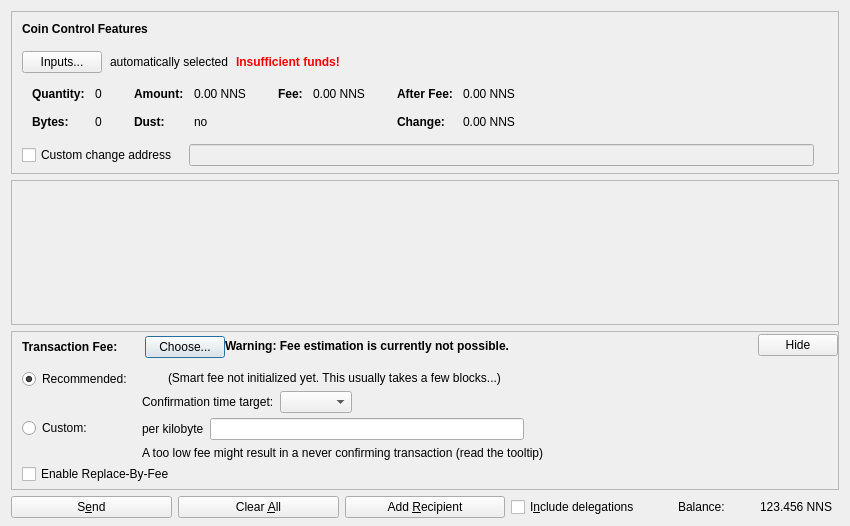
<?xml version="1.0" encoding="UTF-8"?>
<ui version="4.0">
 <class>SendCoinsDialog</class>
 <widget class="QDialog" name="SendCoinsDialog">
  <property name="geometry">
   <rect>
    <x>0</x>
    <y>0</y>
    <width>850</width>
    <height>526</height>
   </rect>
  </property>
  <property name="windowTitle">
   <string>Send Coins</string>
  </property>
  <layout class="QVBoxLayout" name="verticalLayout" stretch="0,1,0,0">
   <property name="bottomMargin">
    <number>8</number>
   </property>
   <item>
    <widget class="QFrame" name="frameCoinControl">
     <property name="sizePolicy">
      <sizepolicy hsizetype="Expanding" vsizetype="Expanding">
       <horstretch>0</horstretch>
       <verstretch>0</verstretch>
      </sizepolicy>
     </property>
     <property name="maximumSize">
      <size>
       <width>16777215</width>
       <height>16777215</height>
      </size>
     </property>
     <property name="frameShape">
      <enum>QFrame::StyledPanel</enum>
     </property>
     <property name="frameShadow">
      <enum>QFrame::Sunken</enum>
     </property>
     <layout class="QVBoxLayout" name="verticalLayoutCoinControl2">
      <property name="spacing">
       <number>0</number>
      </property>
      <property name="leftMargin">
       <number>0</number>
      </property>
      <property name="topMargin">
       <number>0</number>
      </property>
      <property name="rightMargin">
       <number>0</number>
      </property>
      <property name="bottomMargin">
       <number>6</number>
      </property>
      <item>
       <layout class="QVBoxLayout" name="verticalLayoutCoinControl" stretch="0,0,0,0,1">
        <property name="spacing">
         <number>0</number>
        </property>
        <property name="leftMargin">
         <number>10</number>
        </property>
        <property name="topMargin">
         <number>10</number>
        </property>
        <item>
         <layout class="QHBoxLayout" name="horizontalLayoutCoinControl1">
          <property name="bottomMargin">
           <number>15</number>
          </property>
          <item>
           <widget class="QLabel" name="labelCoinControlFeatures">
            <property name="sizePolicy">
             <sizepolicy hsizetype="Preferred" vsizetype="Maximum">
              <horstretch>0</horstretch>
              <verstretch>0</verstretch>
             </sizepolicy>
            </property>
            <property name="font">
             <font>
              <weight>75</weight>
              <bold>true</bold>
             </font>
            </property>
            <property name="styleSheet">
             <string notr="true">font-weight:bold;</string>
            </property>
            <property name="text">
             <string>Coin Control Features</string>
            </property>
           </widget>
          </item>
         </layout>
        </item>
        <item>
         <layout class="QHBoxLayout" name="horizontalLayoutCoinControl2" stretch="0,0,0,0">
          <property name="spacing">
           <number>8</number>
          </property>
          <property name="bottomMargin">
           <number>10</number>
          </property>
          <item>
           <widget class="QPushButton" name="pushButtonCoinControl">
            <property name="styleSheet">
             <string notr="true"/>
            </property>
            <property name="text">
             <string>Inputs...</string>
            </property>
            <property name="autoDefault">
             <bool>false</bool>
            </property>
           </widget>
          </item>
          <item>
           <widget class="QLabel" name="labelCoinControlAutomaticallySelected">
            <property name="text">
             <string>automatically selected</string>
            </property>
            <property name="margin">
             <number>5</number>
            </property>
           </widget>
          </item>
          <item>
           <widget class="QLabel" name="labelCoinControlInsuffFunds">
            <property name="font">
             <font>
              <weight>75</weight>
              <bold>true</bold>
             </font>
            </property>
            <property name="styleSheet">
             <string notr="true">color:red;font-weight:bold;</string>
            </property>
            <property name="text">
             <string>Insufficient funds!</string>
            </property>
            <property name="margin">
             <number>5</number>
            </property>
           </widget>
          </item>
          <item>
           <spacer name="horizontalSpacerCoinControl">
            <property name="orientation">
             <enum>Qt::Horizontal</enum>
            </property>
            <property name="sizeHint" stdset="0">
             <size>
              <width>40</width>
              <height>1</height>
             </size>
            </property>
           </spacer>
          </item>
         </layout>
        </item>
        <item>
         <widget class="QWidget" name="widgetCoinControl" native="true">
          <property name="sizePolicy">
           <sizepolicy hsizetype="Preferred" vsizetype="Preferred">
            <horstretch>0</horstretch>
            <verstretch>0</verstretch>
           </sizepolicy>
          </property>
          <property name="minimumSize">
           <size>
            <width>0</width>
            <height>0</height>
           </size>
          </property>
          <property name="styleSheet">
           <string notr="true"/>
          </property>
          <layout class="QHBoxLayout" name="horizontalLayoutCoinControl5">
           <property name="leftMargin">
            <number>0</number>
           </property>
           <property name="topMargin">
            <number>0</number>
           </property>
           <property name="rightMargin">
            <number>0</number>
           </property>
           <property name="bottomMargin">
            <number>0</number>
           </property>
           <item>
            <layout class="QHBoxLayout" name="horizontalLayoutCoinControl3" stretch="0,0,0,1">
             <property name="spacing">
              <number>20</number>
             </property>
             <property name="topMargin">
              <number>0</number>
             </property>
             <property name="bottomMargin">
              <number>10</number>
             </property>
             <item>
              <layout class="QFormLayout" name="formLayoutCoinControl1">
               <property name="horizontalSpacing">
                <number>10</number>
               </property>
               <property name="verticalSpacing">
                <number>14</number>
               </property>
               <property name="leftMargin">
                <number>10</number>
               </property>
               <property name="topMargin">
                <number>4</number>
               </property>
               <property name="rightMargin">
                <number>6</number>
               </property>
               <item row="0" column="0">
                <widget class="QLabel" name="labelCoinControlQuantityText">
                 <property name="font">
                  <font>
                   <weight>75</weight>
                   <bold>true</bold>
                  </font>
                 </property>
                 <property name="text">
                  <string>Quantity:</string>
                 </property>
                 <property name="margin">
                  <number>0</number>
                 </property>
                </widget>
               </item>
               <item row="0" column="1">
                <widget class="QLabel" name="labelCoinControlQuantity">
                 <property name="cursor">
                  <cursorShape>IBeamCursor</cursorShape>
                 </property>
                 <property name="contextMenuPolicy">
                  <enum>Qt::ActionsContextMenu</enum>
                 </property>
                 <property name="text">
                  <string notr="true">0</string>
                 </property>
                 <property name="margin">
                  <number>0</number>
                 </property>
                 <property name="textInteractionFlags">
                  <set>Qt::LinksAccessibleByMouse|Qt::TextSelectableByKeyboard|Qt::TextSelectableByMouse</set>
                 </property>
                </widget>
               </item>
               <item row="1" column="0">
                <widget class="QLabel" name="labelCoinControlBytesText">
                 <property name="font">
                  <font>
                   <weight>75</weight>
                   <bold>true</bold>
                  </font>
                 </property>
                 <property name="text">
                  <string>Bytes:</string>
                 </property>
                </widget>
               </item>
               <item row="1" column="1">
                <widget class="QLabel" name="labelCoinControlBytes">
                 <property name="cursor">
                  <cursorShape>IBeamCursor</cursorShape>
                 </property>
                 <property name="contextMenuPolicy">
                  <enum>Qt::ActionsContextMenu</enum>
                 </property>
                 <property name="text">
                  <string notr="true">0</string>
                 </property>
                 <property name="textInteractionFlags">
                  <set>Qt::LinksAccessibleByMouse|Qt::TextSelectableByKeyboard|Qt::TextSelectableByMouse</set>
                 </property>
                </widget>
               </item>
              </layout>
             </item>
             <item>
              <layout class="QFormLayout" name="formLayoutCoinControl2">
               <property name="horizontalSpacing">
                <number>10</number>
               </property>
               <property name="verticalSpacing">
                <number>14</number>
               </property>
               <property name="leftMargin">
                <number>6</number>
               </property>
               <property name="topMargin">
                <number>4</number>
               </property>
               <property name="rightMargin">
                <number>6</number>
               </property>
               <item row="0" column="0">
                <widget class="QLabel" name="labelCoinControlAmountText">
                 <property name="font">
                  <font>
                   <weight>75</weight>
                   <bold>true</bold>
                  </font>
                 </property>
                 <property name="text">
                  <string>Amount:</string>
                 </property>
                 <property name="margin">
                  <number>0</number>
                 </property>
                </widget>
               </item>
               <item row="0" column="1">
                <widget class="QLabel" name="labelCoinControlAmount">
                 <property name="cursor">
                  <cursorShape>IBeamCursor</cursorShape>
                 </property>
                 <property name="contextMenuPolicy">
                  <enum>Qt::ActionsContextMenu</enum>
                 </property>
                 <property name="text">
                  <string notr="true">0.00 NNS</string>
                 </property>
                 <property name="textInteractionFlags">
                  <set>Qt::LinksAccessibleByMouse|Qt::TextSelectableByKeyboard|Qt::TextSelectableByMouse</set>
                 </property>
                </widget>
               </item>
               <item row="1" column="0">
                <widget class="QLabel" name="labelCoinControlLowOutputText">
                 <property name="font">
                  <font>
                   <weight>75</weight>
                   <bold>true</bold>
                  </font>
                 </property>
                 <property name="text">
                  <string>Dust:</string>
                 </property>
                </widget>
               </item>
               <item row="1" column="1">
                <widget class="QLabel" name="labelCoinControlLowOutput">
                 <property name="cursor">
                  <cursorShape>IBeamCursor</cursorShape>
                 </property>
                 <property name="contextMenuPolicy">
                  <enum>Qt::ActionsContextMenu</enum>
                 </property>
                 <property name="text">
                  <string notr="true">no</string>
                 </property>
                 <property name="textInteractionFlags">
                  <set>Qt::LinksAccessibleByMouse|Qt::TextSelectableByKeyboard|Qt::TextSelectableByMouse</set>
                 </property>
                </widget>
               </item>
              </layout>
             </item>
             <item>
              <layout class="QFormLayout" name="formLayoutCoinControl3">
               <property name="horizontalSpacing">
                <number>10</number>
               </property>
               <property name="verticalSpacing">
                <number>14</number>
               </property>
               <property name="leftMargin">
                <number>6</number>
               </property>
               <property name="topMargin">
                <number>4</number>
               </property>
               <property name="rightMargin">
                <number>6</number>
               </property>
               <item row="0" column="0">
                <widget class="QLabel" name="labelCoinControlFeeText">
                 <property name="font">
                  <font>
                   <weight>75</weight>
                   <bold>true</bold>
                  </font>
                 </property>
                 <property name="text">
                  <string>Fee:</string>
                 </property>
                 <property name="margin">
                  <number>0</number>
                 </property>
                </widget>
               </item>
               <item row="0" column="1">
                <widget class="QLabel" name="labelCoinControlFee">
                 <property name="cursor">
                  <cursorShape>IBeamCursor</cursorShape>
                 </property>
                 <property name="contextMenuPolicy">
                  <enum>Qt::ActionsContextMenu</enum>
                 </property>
                 <property name="text">
                  <string notr="true">0.00 NNS</string>
                 </property>
                 <property name="textInteractionFlags">
                  <set>Qt::LinksAccessibleByMouse|Qt::TextSelectableByKeyboard|Qt::TextSelectableByMouse</set>
                 </property>
                </widget>
               </item>
              </layout>
             </item>
             <item>
              <layout class="QFormLayout" name="formLayoutCoinControl4">
               <property name="horizontalSpacing">
                <number>10</number>
               </property>
               <property name="verticalSpacing">
                <number>14</number>
               </property>
               <property name="leftMargin">
                <number>6</number>
               </property>
               <property name="topMargin">
                <number>4</number>
               </property>
               <property name="rightMargin">
                <number>6</number>
               </property>
               <item row="0" column="0">
                <widget class="QLabel" name="labelCoinControlAfterFeeText">
                 <property name="font">
                  <font>
                   <weight>75</weight>
                   <bold>true</bold>
                  </font>
                 </property>
                 <property name="text">
                  <string>After Fee:</string>
                 </property>
                 <property name="margin">
                  <number>0</number>
                 </property>
                </widget>
               </item>
               <item row="0" column="1">
                <widget class="QLabel" name="labelCoinControlAfterFee">
                 <property name="cursor">
                  <cursorShape>IBeamCursor</cursorShape>
                 </property>
                 <property name="contextMenuPolicy">
                  <enum>Qt::ActionsContextMenu</enum>
                 </property>
                 <property name="text">
                  <string notr="true">0.00 NNS</string>
                 </property>
                 <property name="textInteractionFlags">
                  <set>Qt::LinksAccessibleByMouse|Qt::TextSelectableByKeyboard|Qt::TextSelectableByMouse</set>
                 </property>
                </widget>
               </item>
               <item row="1" column="0">
                <widget class="QLabel" name="labelCoinControlChangeText">
                 <property name="font">
                  <font>
                   <weight>75</weight>
                   <bold>true</bold>
                  </font>
                 </property>
                 <property name="text">
                  <string>Change:</string>
                 </property>
                </widget>
               </item>
               <item row="1" column="1">
                <widget class="QLabel" name="labelCoinControlChange">
                 <property name="cursor">
                  <cursorShape>IBeamCursor</cursorShape>
                 </property>
                 <property name="contextMenuPolicy">
                  <enum>Qt::ActionsContextMenu</enum>
                 </property>
                 <property name="text">
                  <string notr="true">0.00 NNS</string>
                 </property>
                 <property name="textInteractionFlags">
                  <set>Qt::LinksAccessibleByMouse|Qt::TextSelectableByKeyboard|Qt::TextSelectableByMouse</set>
                 </property>
                </widget>
               </item>
              </layout>
             </item>
            </layout>
           </item>
          </layout>
         </widget>
        </item>
        <item>
         <layout class="QHBoxLayout" name="horizontalLayoutCoinControl4" stretch="0,0,0">
          <property name="spacing">
           <number>12</number>
          </property>
          <property name="sizeConstraint">
           <enum>QLayout::SetDefaultConstraint</enum>
          </property>
          <property name="topMargin">
           <number>5</number>
          </property>
          <property name="rightMargin">
           <number>5</number>
          </property>
          <item>
           <widget class="QCheckBox" name="checkBoxCoinControlChange">
            <property name="toolTip">
             <string>If this is activated, but the change address is empty or invalid, change will be sent to a newly generated address.</string>
            </property>
            <property name="text">
             <string>Custom change address</string>
            </property>
           </widget>
          </item>
          <item>
           <widget class="QValidatedLineEdit" name="lineEditCoinControlChange">
            <property name="enabled">
             <bool>false</bool>
            </property>
            <property name="sizePolicy">
             <sizepolicy hsizetype="Expanding" vsizetype="Fixed">
              <horstretch>0</horstretch>
              <verstretch>0</verstretch>
             </sizepolicy>
            </property>
           </widget>
          </item>
          <item>
           <widget class="QLabel" name="labelCoinControlChangeLabel">
            <property name="sizePolicy">
             <sizepolicy hsizetype="Preferred" vsizetype="Expanding">
              <horstretch>0</horstretch>
              <verstretch>0</verstretch>
             </sizepolicy>
            </property>
            <property name="minimumSize">
             <size>
              <width>0</width>
              <height>0</height>
             </size>
            </property>
            <property name="text">
             <string/>
            </property>
            <property name="margin">
             <number>3</number>
            </property>
           </widget>
          </item>
         </layout>
        </item>
        <item>
         <spacer name="verticalSpacerCoinControl">
          <property name="orientation">
           <enum>Qt::Vertical</enum>
          </property>
          <property name="sizeHint" stdset="0">
           <size>
            <width>800</width>
            <height>1</height>
           </size>
          </property>
         </spacer>
        </item>
       </layout>
      </item>
     </layout>
    </widget>
   </item>
   <item>
    <widget class="QScrollArea" name="scrollArea">
     <property name="widgetResizable">
      <bool>true</bool>
     </property>
     <widget class="QWidget" name="scrollAreaWidgetContents">
      <property name="geometry">
       <rect>
        <x>0</x>
        <y>0</y>
        <width>830</width>
        <height>104</height>
       </rect>
      </property>
      <layout class="QVBoxLayout" name="verticalLayout_2" stretch="0,1">
       <property name="leftMargin">
        <number>0</number>
       </property>
       <property name="topMargin">
        <number>0</number>
       </property>
       <property name="rightMargin">
        <number>0</number>
       </property>
       <property name="bottomMargin">
        <number>0</number>
       </property>
       <item>
        <layout class="QVBoxLayout" name="entries">
         <property name="spacing">
          <number>6</number>
         </property>
        </layout>
       </item>
       <item>
        <spacer name="verticalSpacer">
         <property name="orientation">
          <enum>Qt::Vertical</enum>
         </property>
         <property name="sizeHint" stdset="0">
          <size>
           <width>20</width>
           <height>40</height>
          </size>
         </property>
        </spacer>
       </item>
      </layout>
     </widget>
    </widget>
   </item>
   <item>
    <widget class="QFrame" name="frameFee">
     <property name="sizePolicy">
      <sizepolicy hsizetype="Expanding" vsizetype="Expanding">
       <horstretch>0</horstretch>
       <verstretch>0</verstretch>
      </sizepolicy>
     </property>
     <property name="maximumSize">
      <size>
       <width>16777215</width>
       <height>16777215</height>
      </size>
     </property>
     <property name="frameShape">
      <enum>QFrame::StyledPanel</enum>
     </property>
     <property name="frameShadow">
      <enum>QFrame::Sunken</enum>
     </property>
     <layout class="QVBoxLayout" name="verticalLayoutFee1">
      <property name="spacing">
       <number>0</number>
      </property>
      <property name="leftMargin">
       <number>0</number>
      </property>
      <property name="topMargin">
       <number>0</number>
      </property>
      <property name="rightMargin">
       <number>0</number>
      </property>
      <property name="bottomMargin">
       <number>0</number>
      </property>
      <item>
       <layout class="QVBoxLayout" name="verticalLayoutFee2" stretch="0,0,0">
        <property name="spacing">
         <number>0</number>
        </property>
        <property name="leftMargin">
         <number>10</number>
        </property>
        <property name="topMargin">
         <number>0</number>
        </property>
        <item>
         <layout class="QHBoxLayout" name="horizontalLayoutFee1">
          <property name="bottomMargin">
           <number>0</number>
          </property>
          <item>
           <layout class="QVBoxLayout" name="verticalLayoutFee7">
            <property name="spacing">
             <number>0</number>
            </property>
            <item>
             <spacer name="verticalSpacerSmartFee">
              <property name="orientation">
               <enum>Qt::Vertical</enum>
              </property>
              <property name="sizeType">
               <enum>QSizePolicy::Fixed</enum>
              </property>
              <property name="sizeHint" stdset="0">
               <size>
                <width>1</width>
                <height>4</height>
               </size>
              </property>
             </spacer>
            </item>
            <item>
             <layout class="QHBoxLayout" name="horizontalLayoutSmartFee">
              <property name="spacing">
               <number>10</number>
              </property>
              <item>
               <widget class="QLabel" name="labelFeeHeadline">
                <property name="sizePolicy">
                 <sizepolicy hsizetype="Preferred" vsizetype="Maximum">
                  <horstretch>0</horstretch>
                  <verstretch>0</verstretch>
                 </sizepolicy>
                </property>
                <property name="font">
                 <font>
                  <weight>75</weight>
                  <bold>true</bold>
                 </font>
                </property>
                <property name="styleSheet">
                 <string notr="true">font-weight:bold;</string>
                </property>
                <property name="text">
                 <string>Transaction Fee:</string>
                </property>
               </widget>
              </item>
              <item>
               <widget class="QLabel" name="labelFeeMinimized">
                <property name="text">
                 <string/>
                </property>
               </widget>
              </item>
              <item>
               <widget class="QPushButton" name="buttonChooseFee">
                <property name="text">
                 <string>Choose...</string>
                </property>
               </widget>
              </item>
             </layout>
            </item>
            <item>
             <spacer name="verticalSpacer_5">
              <property name="orientation">
               <enum>Qt::Vertical</enum>
              </property>
              <property name="sizeHint" stdset="0">
               <size>
                <width>1</width>
                <height>1</height>
               </size>
              </property>
             </spacer>
            </item>
           </layout>
          </item>
          <item>
           <widget class="QLabel" name="fallbackFeeWarningLabel">
            <property name="toolTip">
             <string>Using the fallbackfee can result in sending a transaction that will take several hours or days (or never) to confirm. Consider choosing your fee manually or wait until you have validated the complete chain.</string>
            </property>
            <property name="font">
            <font>
                <weight>75</weight>
                <bold>true</bold>
            </font>
            </property>
            <property name="text">
             <string>Warning: Fee estimation is currently not possible.</string>
            </property>
            <property name="wordWrap">
             <bool>false</bool>
            </property>
           </widget>
          </item>
          <item>
           <spacer name="horizontalSpacer_4">
            <property name="orientation">
             <enum>Qt::Horizontal</enum>
            </property>
            <property name="sizeType">
             <enum>QSizePolicy::MinimumExpanding</enum>
            </property>
            <property name="sizeHint" stdset="0">
             <size>
              <width>40</width>
              <height>20</height>
             </size>
            </property>
           </spacer>
          </item>
          <item>
           <widget class="QPushButton" name="buttonMinimizeFee">
            <property name="toolTip">
             <string>Hide transaction fee settings</string>
            </property>
            <property name="text">
             <string>Hide</string>
            </property>
           </widget>
          </item>
         </layout>
        </item>
        <item>
         <widget class="QFrame" name="frameFeeSelection">
          <layout class="QVBoxLayout" name="verticalLayoutFee12">
           <property name="spacing">
            <number>0</number>
           </property>
           <property name="leftMargin">
            <number>0</number>
           </property>
           <property name="topMargin">
            <number>0</number>
           </property>
           <property name="rightMargin">
            <number>0</number>
           </property>
           <property name="bottomMargin">
            <number>0</number>
           </property>
           <item>
            <layout class="QGridLayout" name="gridLayoutFee">
             <property name="topMargin">
              <number>10</number>
             </property>
             <property name="bottomMargin">
              <number>4</number>
             </property>
             <property name="horizontalSpacing">
              <number>10</number>
             </property>
             <property name="verticalSpacing">
              <number>4</number>
             </property>
             <item row="1" column="1">
              <layout class="QVBoxLayout" name="verticalLayoutFee8">
               <property name="spacing">
                <number>6</number>
               </property>
               <item>
                <layout class="QHBoxLayout" name="horizontalLayoutFee13">
                 <item>
                  <widget class="QLabel" name="labelCustomPerKilobyte">
                   <property name="toolTip">
                    <string>Specify a custom fee per kB (1,000 bytes) of the transaction's virtual size.

Note:  Since the fee is calculated on a per-byte basis, a fee of "100 satoshis per kB" for a transaction size of 500 bytes (half of 1 kB) would ultimately yield a fee of only 50 satoshis.</string>
                   </property>
                   <property name="text">
                    <string>per kilobyte</string>
                   </property>
                  </widget>
                 </item>
                 <item>
                  <widget class="BitcoinAmountField" name="customFee"/>
                 </item>
                 <item>
                  <spacer name="horizontalSpacer_6">
                   <property name="orientation">
                    <enum>Qt::Horizontal</enum>
                   </property>
                   <property name="sizeHint" stdset="0">
                    <size>
                     <width>1</width>
                     <height>1</height>
                    </size>
                   </property>
                  </spacer>
                 </item>
                </layout>
               </item>
               <item>
                <layout class="QHBoxLayout" name="horizontalLayoutFee8">
                 <item>
                  <widget class="QLabel" name="labelCustomFeeWarning">
                   <property name="enabled">
                    <bool>true</bool>
                   </property>
                   <property name="toolTip">
                    <string>When there is less transaction volume than space in the blocks, miners as well as relaying nodes may enforce a minimum fee. Paying only this minimum fee is just fine, but be aware that this can result in a never confirming transaction once there is more demand for bitcoin transactions than the network can process.</string>
                   </property>
                   <property name="text">
                    <string>A too low fee might result in a never confirming transaction (read the tooltip)</string>
                   </property>
                  </widget>
                 </item>
                 <item>
                  <spacer name="horizontalSpacer_2">
                   <property name="orientation">
                    <enum>Qt::Horizontal</enum>
                   </property>
                   <property name="sizeHint" stdset="0">
                    <size>
                     <width>1</width>
                     <height>1</height>
                    </size>
                   </property>
                  </spacer>
                 </item>
                </layout>
               </item>
              </layout>
             </item>
             <item row="0" column="0">
              <layout class="QVBoxLayout" name="verticalLayoutFee4" stretch="0,1">
               <item>
                <widget class="QRadioButton" name="radioSmartFee">
                 <property name="text">
                  <string>Recommended:</string>
                 </property>
                 <property name="checked">
                  <bool>true</bool>
                 </property>
                 <attribute name="buttonGroup">
                  <string notr="true">groupFee</string>
                 </attribute>
                </widget>
               </item>
               <item>
                <spacer name="verticalSpacer_2">
                 <property name="orientation">
                  <enum>Qt::Vertical</enum>
                 </property>
                 <property name="sizeHint" stdset="0">
                  <size>
                   <width>1</width>
                   <height>1</height>
                  </size>
                 </property>
                </spacer>
               </item>
              </layout>
             </item>
             <item row="1" column="0">
              <layout class="QVBoxLayout" name="verticalLayoutFee9" stretch="0,1">
               <item>
                <widget class="QRadioButton" name="radioCustomFee">
                 <property name="text">
                  <string>Custom:</string>
                 </property>
                 <attribute name="buttonGroup">
                  <string notr="true">groupFee</string>
                 </attribute>
                </widget>
               </item>
               <item>
                <spacer name="verticalSpacer_6">
                 <property name="orientation">
                  <enum>Qt::Vertical</enum>
                 </property>
                 <property name="sizeHint" stdset="0">
                  <size>
                   <width>1</width>
                   <height>1</height>
                  </size>
                 </property>
                </spacer>
               </item>
              </layout>
             </item>
             <item row="0" column="1">
              <layout class="QVBoxLayout" name="verticalLayoutFee3" stretch="0,0,1">
               <property name="spacing">
                <number>6</number>
               </property>
               <property name="topMargin">
                <number>2</number>
               </property>
               <item>
                <layout class="QHBoxLayout" name="horizontalLayoutFee12">
                 <item>
                  <widget class="QLabel" name="labelSmartFee">
                   <property name="text">
                    <string/>
                   </property>
                  </widget>
                 </item>
                 <item>
                  <widget class="QLabel" name="labelFeeEstimation">
                   <property name="text">
                    <string/>
                   </property>
                  </widget>
                 </item>
                 <item>
                  <widget class="QLabel" name="labelSmartFee2">
                   <property name="text">
                    <string>(Smart fee not initialized yet. This usually takes a few blocks...)</string>
                   </property>
                  </widget>
                 </item>
                 <item>
                  <spacer name="horizontalSpacer_5">
                   <property name="orientation">
                    <enum>Qt::Horizontal</enum>
                   </property>
                   <property name="sizeHint" stdset="0">
                    <size>
                     <width>1</width>
                     <height>1</height>
                    </size>
                   </property>
                  </spacer>
                 </item>
                </layout>
               </item>
               <item>
                <layout class="QHBoxLayout" name="horizontalLayoutFee9">
                 <item>
                  <layout class="QVBoxLayout" name="verticalLayoutFee6">
                   <item>
                    <widget class="QLabel" name="labelSmartFee3">
                     <property name="text">
                      <string>Confirmation time target:</string>
                     </property>
                    </widget>
                   </item>
                  </layout>
                 </item>
                 <item>
                  <layout class="QVBoxLayout" name="verticalLayoutFee5">
                   <property name="rightMargin">
                    <number>30</number>
                   </property>
                   <item>
                    <layout class="QHBoxLayout" name="horizontalLayoutConfTarget">
                     <property name="bottomMargin">
                      <number>0</number>
                     </property>
                     <item>
                      <widget class="QComboBox" name="confTargetSelector"/>
                     </item>
                     <item>
                      <spacer name="horizontalSpacerConfTarget">
                       <property name="orientation">
                        <enum>Qt::Horizontal</enum>
                       </property>
                       <property name="sizeHint" stdset="0">
                        <size>
                         <width>40</width>
                         <height>20</height>
                        </size>
                       </property>
                      </spacer>
                     </item>
                    </layout>
                   </item>
                  </layout>
                 </item>
                </layout>
               </item>
               <item>
                <spacer name="verticalSpacer_4">
                 <property name="orientation">
                  <enum>Qt::Vertical</enum>
                 </property>
                 <property name="sizeHint" stdset="0">
                  <size>
                   <width>1</width>
                   <height>1</height>
                  </size>
                 </property>
                </spacer>
               </item>
              </layout>
             </item>
            </layout>
           </item>
           <item>
            <widget class="QCheckBox" name="optInRBF">
             <property name="text">
              <string>Enable Replace-By-Fee</string>
             </property>
             <property name="toolTip">
              <string>With Replace-By-Fee (BIP-125) you can increase a transaction's fee after it is sent. Without this, a higher fee may be recommended to compensate for increased transaction delay risk.</string>
             </property>
            </widget>
           </item>
          </layout>
         </widget>
        </item>
        <item>
         <spacer name="verticalSpacerFee">
          <property name="orientation">
           <enum>Qt::Vertical</enum>
          </property>
          <property name="sizeHint" stdset="0">
           <size>
            <width>40</width>
            <height>5</height>
           </size>
          </property>
         </spacer>
        </item>
       </layout>
      </item>
     </layout>
    </widget>
   </item>
   <item>
    <layout class="QHBoxLayout" name="horizontalLayout">
     <item>
      <widget class="QPushButton" name="sendButton">
       <property name="minimumSize">
        <size>
         <width>150</width>
         <height>0</height>
        </size>
       </property>
       <property name="toolTip">
        <string>Confirm the send action</string>
       </property>
       <property name="text">
        <string>S&amp;end</string>
       </property>
       <property name="icon">
        <iconset resource="../bitcoin.qrc">
         <normaloff>:/icons/send</normaloff>:/icons/send</iconset>
       </property>
       <property name="autoDefault">
        <bool>false</bool>
       </property>
       <property name="default">
        <bool>false</bool>
       </property>
      </widget>
     </item>
     <item>
      <widget class="QPushButton" name="clearButton">
       <property name="sizePolicy">
        <sizepolicy hsizetype="Minimum" vsizetype="Fixed">
         <horstretch>0</horstretch>
         <verstretch>0</verstretch>
        </sizepolicy>
       </property>
       <property name="toolTip">
        <string>Clear all fields of the form.</string>
       </property>
       <property name="text">
        <string>Clear &amp;All</string>
       </property>
       <property name="icon">
        <iconset resource="../bitcoin.qrc">
         <normaloff>:/icons/remove</normaloff>:/icons/remove</iconset>
       </property>
       <property name="autoDefault">
        <bool>false</bool>
       </property>
      </widget>
     </item>
     <item>
      <widget class="QPushButton" name="addButton">
       <property name="toolTip">
        <string>Send to multiple recipients at once</string>
       </property>
       <property name="text">
        <string>Add &amp;Recipient</string>
       </property>
       <property name="icon">
        <iconset resource="../bitcoin.qrc">
         <normaloff>:/icons/add</normaloff>:/icons/add</iconset>
       </property>
       <property name="autoDefault">
        <bool>false</bool>
       </property>
      </widget>
     </item>
     <item>
      <widget class="QCheckBox" name="checkboxIncludeDelegations">
       <property name="toolTip">
        <string>When calculating the available balance, take into account delegations also. If unchecked, the available balance will reflect only the coins currently in the wallet.</string>
       </property>
       <property name="text">
        <string>I&amp;nclude delegations</string>
       </property>
      </widget>
     </item>
     <item>
      <layout class="QHBoxLayout" name="horizontalLayout_2">
       <property name="spacing">
        <number>3</number>
       </property>
       <item>
        <widget class="QLabel" name="labelBalanceName">
         <property name="sizePolicy">
          <sizepolicy hsizetype="Preferred" vsizetype="Fixed">
           <horstretch>0</horstretch>
           <verstretch>0</verstretch>
          </sizepolicy>
         </property>
         <property name="text">
          <string>Balance:</string>
         </property>
        </widget>
       </item>
       <item>
        <widget class="QLabel" name="labelBalance">
         <property name="sizePolicy">
          <sizepolicy hsizetype="Preferred" vsizetype="Fixed">
           <horstretch>0</horstretch>
           <verstretch>0</verstretch>
          </sizepolicy>
         </property>
         <property name="cursor">
          <cursorShape>IBeamCursor</cursorShape>
         </property>
         <property name="text">
          <string notr="true">123.456 NNS</string>
         </property>
         <property name="textInteractionFlags">
          <set>Qt::LinksAccessibleByMouse|Qt::TextSelectableByKeyboard|Qt::TextSelectableByMouse</set>
         </property>
        </widget>
       </item>
      </layout>
     </item>
    </layout>
   </item>
  </layout>
 </widget>
 <customwidgets>
  <customwidget>
   <class>QValidatedLineEdit</class>
   <extends>QLineEdit</extends>
   <header>qt/qvalidatedlineedit.h</header>
  </customwidget>
  <customwidget>
   <class>BitcoinAmountField</class>
   <extends>QLineEdit</extends>
   <header>qt/bitcoinamountfield.h</header>
   <container>1</container>
  </customwidget>
 </customwidgets>
 <resources>
  <include location="../bitcoin.qrc"/>
 </resources>
 <connections/>
 <buttongroups>
  <buttongroup name="groupFee"/>
 </buttongroups>
</ui>
